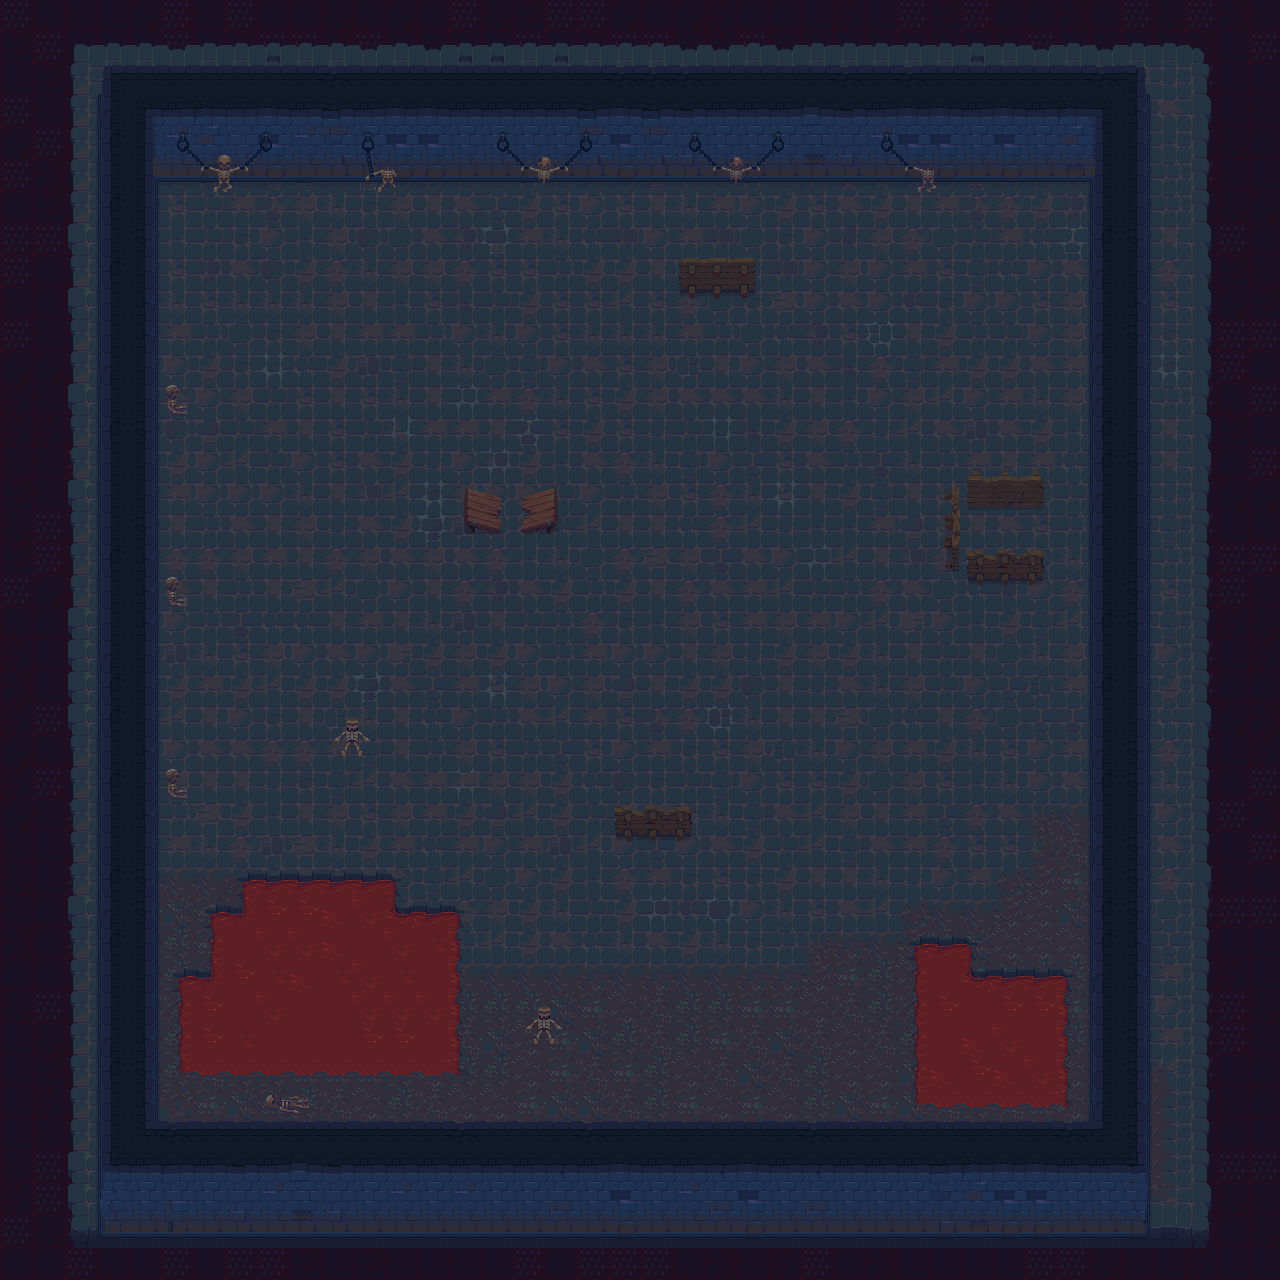

A level layout from a 2D game, rendered from its tile map. Below: a short description, then the map file with tile-grid data replaced by summaries:
An orthogonal 40x40 tile map with 32x32 px tiles, 6 tile layers (pitt, wall-1, Tile Layer 5, Tile Layer 7, ...), 4 tilesets and 425 objects.

<map version="1.10" tiledversion="1.11.0" orientation="orthogonal" renderorder="right-down" width="40" height="40" tilewidth="32" tileheight="32" infinite="0" nextlayerid="10" nextobjectid="440">
 <tileset firstgid="1" source="Tilesets/Tileset-Terrain-old prison.tsx" />
 <tileset firstgid="4486" source="Tilesets/Tileset - wall 1.tsx" />
 <tileset firstgid="4854" source="Tilesets/Tileset - wall 2.tsx" />
 <tileset firstgid="5094" source="Tilesets/atlas-props.tsx" />
 <layer id="1" name="pitt" width="40" height="40">
  <data>[1600 cells, 1600 non-empty, 16 distinct tile ids]</data>
 </layer>
 <layer id="2" name="wall-1" width="40" height="40">
  <data>[1600 cells, 1368 non-empty, 76 distinct tile ids]</data>
 </layer>
 <layer id="4" name="Tile Layer 5" width="40" height="40">
  <data>[1600 cells, 279 non-empty, 22 distinct tile ids]</data>
 </layer>
 <layer id="5" name="Tile Layer 7" width="40" height="40">
  <data>[1600 cells, 97 non-empty, 16 distinct tile ids]</data>
 </layer>
 <layer id="3" name="wall-2" width="40" height="40">
  <data>[1600 cells, 380 non-empty, 58 distinct tile ids]</data>
 </layer>
 <layer id="6" name="Props1" width="40" height="40">
  <data>[1600 cells, 82 non-empty, 71 distinct tile ids]</data>
 </layer>
 <objectgroup id="9" name="Props1">
  <object id="1" gid="6374" x="986.5" y="543.5" width="32" height="32" />
  <object id="3" gid="6254" x="464.333" y="522.667" width="32" height="32" />
  <object id="4" gid="6311" x="526.333" y="518.667" width="32" height="32" />
  <object id="5" gid="5808" x="63.3333" y="1284.67" width="32" height="32" />
  <object id="6" gid="5809" x="95.6667" y="1277.33" width="32" height="32" />
  <object id="7" gid="5809" x="129.667" y="1275.33" width="32" height="32" />
  <object id="8" gid="5809" x="155.333" y="1274.33" width="32" height="32" />
  <object id="15" gid="5634" x="186.5" y="1230.5" width="32" height="32" />
  <object id="16" gid="5634" x="216.5" y="1217" width="32" height="32" />
  <object id="17" gid="5693" x="221" y="1248.5" width="32" height="32" />
  <object id="18" gid="5810" x="182" y="1257" width="32" height="32" />
  <object id="22" gid="5810" x="190" y="1283" width="32" height="32" />
  <object id="23" gid="5810" x="211" y="1258.5" width="32" height="32" />
  <object id="24" gid="5810" x="242.5" y="1275" width="32" height="32" />
  <object id="25" gid="5810" x="226" y="1282.5" width="32" height="32" />
  <object id="26" gid="5810" x="252" y="1256.5" width="32" height="32" />
  <object id="27" gid="5810" x="293" y="1280" width="32" height="32" />
  <object id="28" gid="5810" x="271" y="1289.5" width="32" height="32" />
  <object id="29" gid="5810" x="261" y="1277.5" width="32" height="32" />
  <object id="30" gid="5810" x="226.5" y="1249" width="32" height="32" />
  <object id="31" gid="5810" x="269" y="1255" width="32" height="32" />
  <object id="32" gid="5810" x="292.5" y="1249" width="32" height="32" />
  <object id="33" gid="5810" x="320.5" y="1261" width="32" height="32" />
  <object id="34" gid="5810" x="329.5" y="1272.5" width="32" height="32" />
  <object id="35" gid="5810" x="348" y="1250.5" width="32" height="32" />
  <object id="36" gid="5810" x="387.5" y="1250" width="32" height="32" />
  <object id="37" gid="5810" x="353.5" y="1280.5" width="32" height="32" />
  <object id="38" gid="5810" x="346.5" y="1281" width="32" height="32" />
  <object id="39" gid="5927" x="370" y="1251.5" width="32" height="32" />
  <object id="40" gid="5927" x="405.5" y="1266.5" width="32" height="32" />
  <object id="41" gid="5927" x="391" y="1280" width="32" height="32" />
  <object id="42" gid="5927" x="412" y="1268.5" width="32" height="32" />
  <object id="43" gid="5927" x="441.5" y="1245.5" width="32" height="32" />
  <object id="44" gid="5927" x="461.5" y="1250" width="32" height="32" />
  <object id="45" gid="5927" x="456" y="1269.5" width="32" height="32" />
  <object id="46" gid="5927" x="437.5" y="1267.5" width="32" height="32" />
  <object id="47" gid="5927" x="422.5" y="1254.5" width="32" height="32" />
  <object id="48" gid="5927" x="425.5" y="1254" width="32" height="32" />
  <object id="49" gid="5927" x="410.667" y="1244.67" width="32" height="32" />
  <object id="50" gid="5927" x="490" y="1258" width="32" height="32" />
  <object id="51" gid="5927" x="501.333" y="1238.67" width="32" height="32" />
  <object id="52" gid="5927" x="506.667" y="1223.33" width="32" height="32" />
  <object id="53" gid="5927" x="551.333" y="1228" width="32" height="32" />
  <object id="54" gid="5927" x="562" y="1246" width="32" height="32" />
  <object id="55" gid="5927" x="482.667" y="1272" width="32" height="32" />
  <object id="56" gid="5927" x="443.333" y="1276.67" width="32" height="32" />
  <object id="57" gid="5927" x="408" y="1280.67" width="32" height="32" />
  <object id="58" gid="5927" x="435.333" y="1279.33" width="32" height="32" />
  <object id="59" gid="5927" x="463.333" y="1279.33" width="32" height="32" />
  <object id="60" gid="5927" x="395.333" y="1280" width="32" height="32" />
  <object id="61" gid="5927" x="496" y="1278.67" width="32" height="32" />
  <object id="62" gid="5927" x="511.333" y="1277.33" width="32" height="32" />
  <object id="63" gid="5927" x="531.333" y="1268.67" width="32" height="32" />
  <object id="64" gid="5927" x="523.333" y="1248" width="32" height="32" />
  <object id="65" gid="5927" x="569.333" y="1272.67" width="32" height="32" />
  <object id="66" gid="5927" x="582.667" y="1284.67" width="32" height="32" />
  <object id="67" gid="5927" x="566" y="1281.33" width="32" height="32" />
  <object id="68" gid="5927" x="604.667" y="1254.67" width="32" height="32" />
  <object id="69" gid="5927" x="631.333" y="1244.67" width="32" height="32" />
  <object id="70" gid="5927" x="629.333" y="1234.67" width="32" height="32" />
  <object id="71" gid="5927" x="652" y="1222" width="32" height="32" />
  <object id="72" gid="5927" x="660" y="1250" width="32" height="32" />
  <object id="73" gid="5927" x="577.333" y="1264" width="32" height="32" />
  <object id="74" gid="5927" x="588" y="1256" width="32" height="32" />
  <object id="75" gid="5927" x="607.333" y="1249.33" width="32" height="32" />
  <object id="76" gid="5927" x="633.333" y="1279.33" width="32" height="32" />
  <object id="77" gid="5927" x="622.667" y="1281.33" width="32" height="32" />
  <object id="78" gid="5927" x="646.667" y="1273.33" width="32" height="32" />
  <object id="79" gid="5927" x="690" y="1269.33" width="32" height="32" />
  <object id="80" gid="5927" x="685.333" y="1270.67" width="32" height="32" />
  <object id="81" gid="5927" x="671.333" y="1245.33" width="32" height="32" />
  <object id="82" gid="5927" x="706.667" y="1250.67" width="32" height="32" />
  <object id="83" gid="5927" x="714" y="1260.67" width="32" height="32" />
  <object id="84" gid="6221" x="710" y="1278" width="32" height="32" />
  <object id="85" gid="6221" x="686.667" y="1241.33" width="32" height="32" />
  <object id="86" gid="6221" x="732.667" y="1251.33" width="32" height="32" />
  <object id="87" gid="6221" x="762.667" y="1263.33" width="32" height="32" />
  <object id="88" gid="6221" x="732.667" y="1280" width="32" height="32" />
  <object id="89" gid="6221" x="736.667" y="1266.67" width="32" height="32" />
  <object id="90" gid="6221" x="784.667" y="1257.33" width="32" height="32" />
  <object id="91" gid="6221" x="808" y="1252" width="32" height="32" />
  <object id="92" gid="6221" x="795.667" y="1274" width="32" height="32" />
  <object id="93" gid="6162" x="781" y="1228" width="32" height="32" />
  <object id="94" gid="6162" x="807" y="1221.67" width="32" height="32" />
  <object id="95" gid="6225" x="833" y="1277" width="32" height="32" />
  <object id="96" gid="6225" x="867" y="1265" width="32" height="32" />
  <object id="97" gid="6225" x="895.333" y="1258.33" width="32" height="32" />
  </objectgroup>
</map>
<!-- 338 of 425 objects omitted -->
